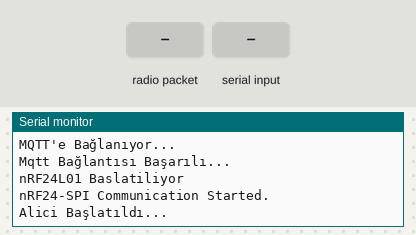
The sketch below on a simulated ESP8266 (NodeMCU). Parts: the last lines printed to the serial monitor. The inputs (shaded band) are chosen by the test bench. WiFi joins after 1.5 s; servers stay silent unless stated; random numbers use the default seed unless the sketch sets one; no radio packets arrive unless stated; no MQTT or app messages arrive unless stated.

Above: at 2.7 s.
2.8 s: radio packet "1" arrives
At 4.0 s:
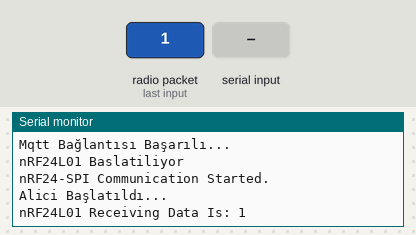
4.3 s: "1\n" received over Serial
At 5.1 s:
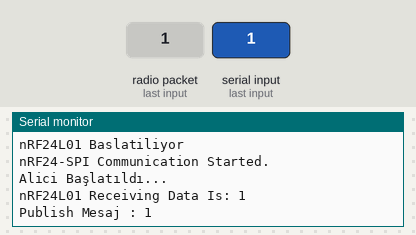

The sketch:

nRF24L01_Receiver.ino
```cpp
#include <ESP8266WiFi.h>
#include <PubSubClient.h>

#include "String.h";
#include "stdio.h";
#include "stdlib.h";
#include "stdbool.h";
//nRF24 kütüphaneleri
#include <nRF24L01.h>
#include <printf.h>
#include <RF24.h>
#include <RF24_config.h>

const char* ssid = "";
const char* password = "";
const char* mqtt_server = "";
const char* mqttUser = "";
const char* mqttPassword = "";

WiFiClient espClient;
PubSubClient client(espClient);

String UART_DATA = "";
boolean completeReading = false;

RF24 nrf24(2, 4); // use this for NodeMCU Amica/AdaFruit Huzzah ESP8266 Feather
// RH_NRF24 nrf24(8, 7); // use this with Arduino UNO/Nano

const byte address[6] = "00001";
unsigned long timer = 0;
byte num = 0;

//****************************************************************
//WiFi Ağına Bağlanıyoruz...
void setup_wifi() {
  delay(10);
  Serial.println();
  Serial.println("Bağlantı Kuruluyor... ");
  Serial.print("Bağlantı Sağlanacak ssid : ");
  Serial.println(ssid);

  WiFi.mode(WIFI_STA);
  WiFi.begin(ssid, password);

  while (WiFi.status() != WL_CONNECTED) {
    delay(500);
    Serial.print(".");
  }

  randomSeed(micros());

  Serial.println("");
  Serial.println("WiFi'e Bağlantı Başarılı Bir Şekilde Kurulmuştur...");
  Serial.println("IP address: ");
  Serial.println(WiFi.localIP());
}

void callback(char* topic, byte* payload, unsigned int length) {
  Serial.print(topic);
  Serial.print("'ten Gelen Mesaj: ");

  for (int i = 0; i < length; i++) {
    Serial.print((char)payload[i]);
  }
  Serial.println();

}

// Bağalntı Kesilirse Tekrar Bağlanması için gereken kodlar
void reconnect() {
  while (!client.connected()) {
    Serial.print("Mqtt Bağlantısı Deneniyor...");

    String clientId = "ESP8266Client-";
    clientId += String(random(0xffff), HEX);

    if (client.connect(clientId.c_str())) {
      Serial.println("Bağlantı Tekrar Sağlandı...");

      // Bağlandıktan Sonra Bir Duyuru Yayınlama İşemi
      client.publish("outTopic", "hello world");

      // Yeniden Abone Olma İşlemi
      client.subscribe("inTopic");
    } else {
      Serial.print("failed, rc=");
      Serial.print(client.state());
      Serial.println("5 saniye bekleyiniz...");

      delay(5000);
    }
  }
}

//***************************************************************
char * muhammet = "1111111";
void setup()
{
  Serial.begin(115200);
  setup_wifi();

  client.setServer(mqtt_server, 1883);
  client.setCallback(callback);
  while (!client.connected()) {
    Serial.println("MQTT'e Bağlanıyor...");

    if (client.connect("ESP8266Client", mqttUser, mqttPassword)) {
      Serial.println("Mqtt Bağlantısı Başarılı...");
    } else {
      Serial.print("Bağlantı Başarısız...");
      Serial.print(client.state());
      delay(2000);
    }
  }

  //client.subscribe("RX");
  Serial.println("nRF24L01 Baslatiliyor");
  boolean state = nrf24.begin();
  nrf24.openReadingPipe(0, address);
  nrf24.setPALevel(RF24_PA_MIN);
  nrf24.setDataRate(RF24_250KBPS);
  nrf24.startListening();

  if(state == true){
    Serial.println("nRF24-SPI Communication Started.");
  }
  else{
    Serial.println("nRF24-SPI Communication Failled!");
    //while(1);
  }
  Serial.println("Alici Başlatıldı...");
}

void loop()
  {
  if (!client.connected()) {
    reconnect();
  }
  client.loop();

  while(Serial.available() > 0){
    char ch = Serial.read();
    if(ch != '\n'){
      UART_DATA += ch;
    }
    else{
      completeReading = true;
      break;
    }
  }

  if(completeReading == true){
      Serial.println("Publish Mesaj : " + String(UART_DATA));
      completeReading = false;

      String str = String(UART_DATA);
      int str_len = str.length() + 1;
      char txBuffer[str_len];
      str.toCharArray(txBuffer, str_len);
      client.publish("TX",txBuffer);
      delay(50);

      completeReading = false;
      UART_DATA = "";
   }
  if (nrf24.available()) {              // is there a payload? get the pipe number that recieved it
      //uint8_t bytes = radio.getPayloadSize();  // get the size of the payload
      char rxBuffer[10];
      nrf24.read(&rxBuffer, sizeof(rxBuffer));             // fetch payload from FIFO
      Serial.println("nRF24L01 Receiving Data Is: " + String(rxBuffer));
    }
  }
```

Measured:
- after the input at 2.8 s, the serial monitor: prints a new line at once (image 1)
- after the input at 4.3 s, the serial monitor: prints a new line at once (image 2)
